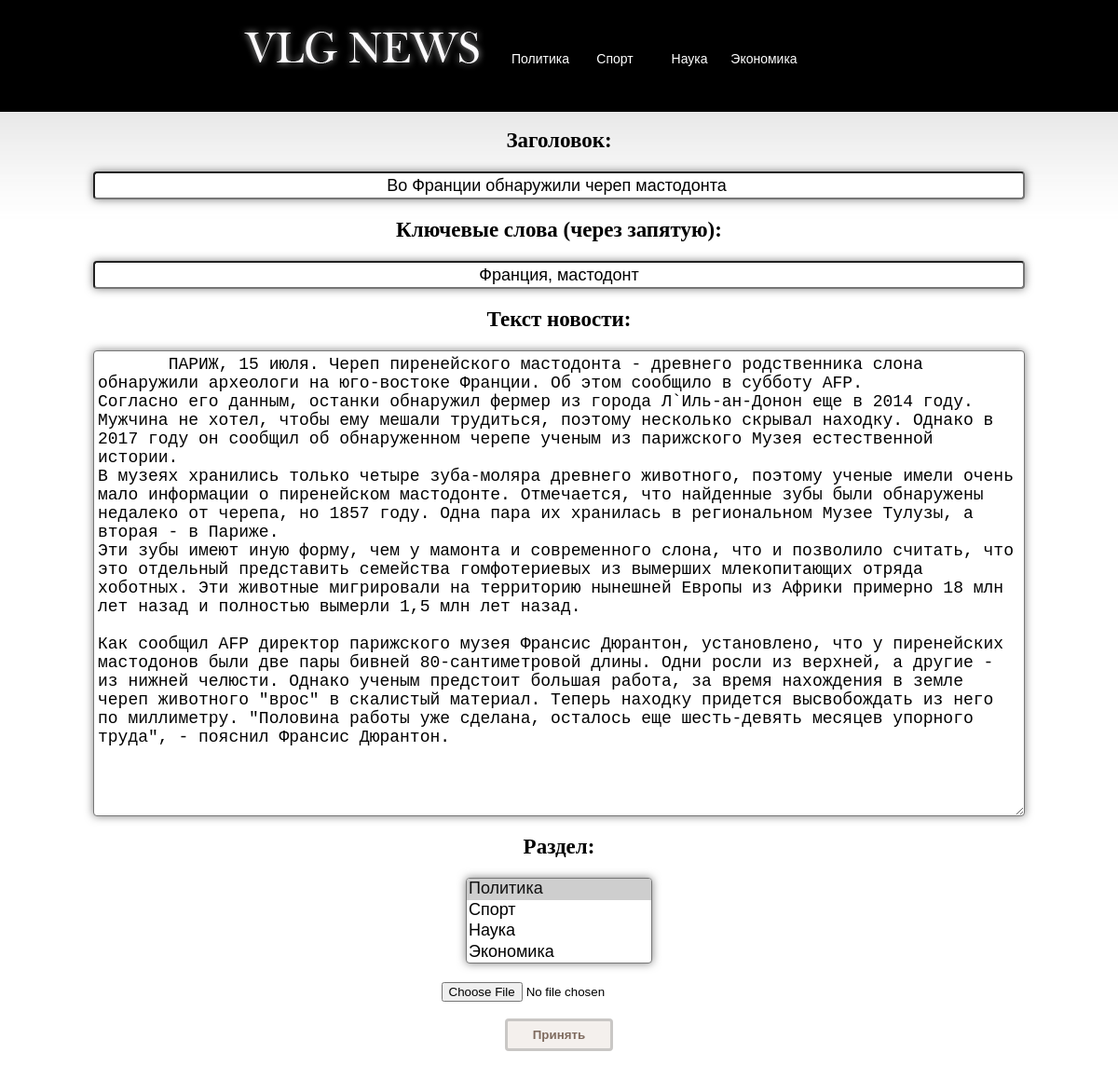
/source/admin.php?id=54 (signed in), run on the app's committed database.
### tables this page shows
CREATE TABLE `news` (
  `id` int(11) NOT NULL,
  `head` varchar(150) NOT NULL,
  `text` text NOT NULL,
  `publication_date` datetime NOT NULL,
  `section` varchar(10) NOT NULL,
  `keywords` varchar(400) NOT NULL
);

### source/functions.php (the view, shortened to what this page needs)
<?php
function output_admin_form($row, $action)
{
     echo "<div id=edit_form>
                <form class=edit_form name=edit_form action=".$action." enctype=multipart/form-data method=post>
                    <br/><label>Заголовок:</label><br/>
                    <input type=text name=head id=head value='".$row['head']."' /> <br/>
                    <label>Ключевые слова (через запятую):</label><br/>
                    <input type=text name=keywords id=keywords value='".$row['keywords']."'/> <br/>
                    <label>Текст новости:</label><br/>
                    <textarea name=text id=text> ".$row['text']." </textarea> <br/>
                    <label>Раздел:</label><br/>
                    <select name=section size=4>
                        <option selected value=politic>Политика</option>
                        <option value=sport>Спорт</option>
                        <option value=science>Наука</option>
                        <option value=economic>Экономика</option>
                   </select><br/>
                    <div id=file_upload>
                        <input type=file name=file><br/>
                    </div>
                     <br/>
                   <input type=submit name=submit value=Принять />
                </form>
          </div>";
}
 ?>

### source/admin.php (shortened to what this page needs)
<?php
        require_once "bd.php";
        require_once "functions.php";
 ?>
<!DOCTYPE >
<html>
<head>
<link href="/css/stylesheet.css" rel="stylesheet" type="text/css" />
</head>
<body>
<div id="top_bar_black">
    <div id="logo_container"> <a href=/ > <div id="logo_image"> </div></a>
        <div id="nav_block">
          <a href=/index.php?section=politic>
            <div class="nav_button"> Политика </div>
          </a>
          <a href=/index.php?section=sport>
            <div class="nav_button"> Спорт </div>
          </a>
          <a href=/index.php?section=science>
            <div class="nav_button"> Наука </div>
          </a>
          <a href=/index.php?section=economic>
            <div class="nav_button"> Экономика </div>
          </a>
        </div>
    </div>
 </div>
<?php
    $id = $_GET['id'];
        if((isset($_POST['edit']) || $_SESSION['is_admin'] == true) && isset($_GET[id]))
        {
                   $sth = $dbh->prepare("SELECT * FROM news WHERE news.id = ? ");
                   $sth->execute(array($id));
                   foreach($sth as $row)
                   {
                       $action = "admhandle.php?id=".$id;
                       output_admin_form($row, $action);
                   }
        }
    ?>
</body>
</html>

### css/stylesheet.css (style rules this page uses)
body { margin:0px; padding:0px; background-attachment:scroll; background-image:url(../images/background.jpg); background-repeat:repeat-x; background-position:left top; }
#logo_container { height:90px; width:700px; margin-left:20%; float:left; }
#logo_image { width:300px; height:69px; margin-top:20px; float:left; background-image:url(../images/logo.png); }
#top_bar_black { width:100%; height:120px; background-color:#000000; }
#edit_form > form { text-align:center; }
#edit_form > form > label { font-size:23px; font-weight:700; }
#edit_form > form > input[type = "text"] { text-align:center; padding:4px; box-shadow: 0 0 10px rgba(0,0,0,0.5); font-size:18px; width:1000px; margin-bottom:20px; margin-top:20px; height:30px; border-radius:4px; }
#edit_form > form > select { box-shadow:0 0 10px rgba(0,0,0,0.5); font-size:18px; margin-top:20px; margin-bottom:20px; width:200px; border-radius:4px; }
#edit_form > form > textarea { padding:4px; box-shadow:0 0 10px rgba(0,0,0,0.5); font-size:18px; margin-top:20px; margin-bottom:20px; border-radius:4px; width:1000px; height:500px; }
#admin_buttons > form > input[type = "submit"], #edit_form > form > input[type = "submit"] { display:inline-block; color:#7f6b5f; font-weight:700; text-decoration:none; user-select:none; padding:.5em 2em; outline:none; border:3px solid #c9c7c5; border-radius:4px; transition:0.2s; background-color:f4f0ed; }
#nav_block { margin-top:20px; width:400px; height:90px; float:left; }
.nav_button { width: 80px; color:#FFFFFF; font-family:Verdana, Arial, Helvetica, sans-serif; font-size:14px; margin-top:35px; text-align:center; float:left; }

### data on the page
news: head "Во Франции обнаружили череп мастодонта", keywords "Франция, мастодонт", text "ПАРИЖ, 15 июля. Череп пиренейского мастодонта - древнего родственника слона обнаружили археологи на юго-востоке Франции. Об этом сообщило в субботу AFP. Согласно его данным, останки обнаружил фермер из города Л`Иль-ан-Донон еще в 2014 году. Мужчина не хотел, чтобы ему мешали трудиться, поэтому несколько скрывал находку. Однако в 2017 году он сообщил об обнаруженном черепе ученым из парижского Музея естественной истории. В музеях хранились только четыре зуба-моляра древнего животного, поэтому ученые имели очень мало информации о пиренейском мастодонте. Отмечается, что найденные зубы были обнаружены недалеко от черепа, но 1857 году. Одна пара их хранилась в региональном Музее Тулузы, а вторая…"
